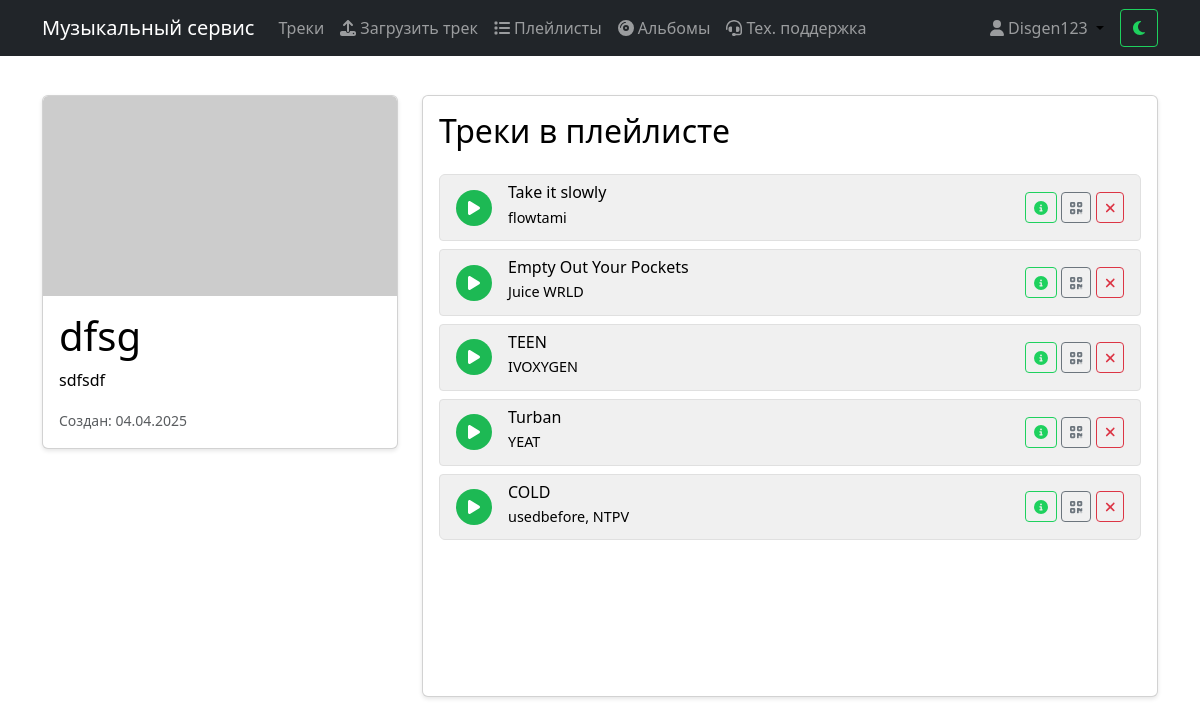
/playlists/4/ (signed in), run on an earlier commit of the app's database.
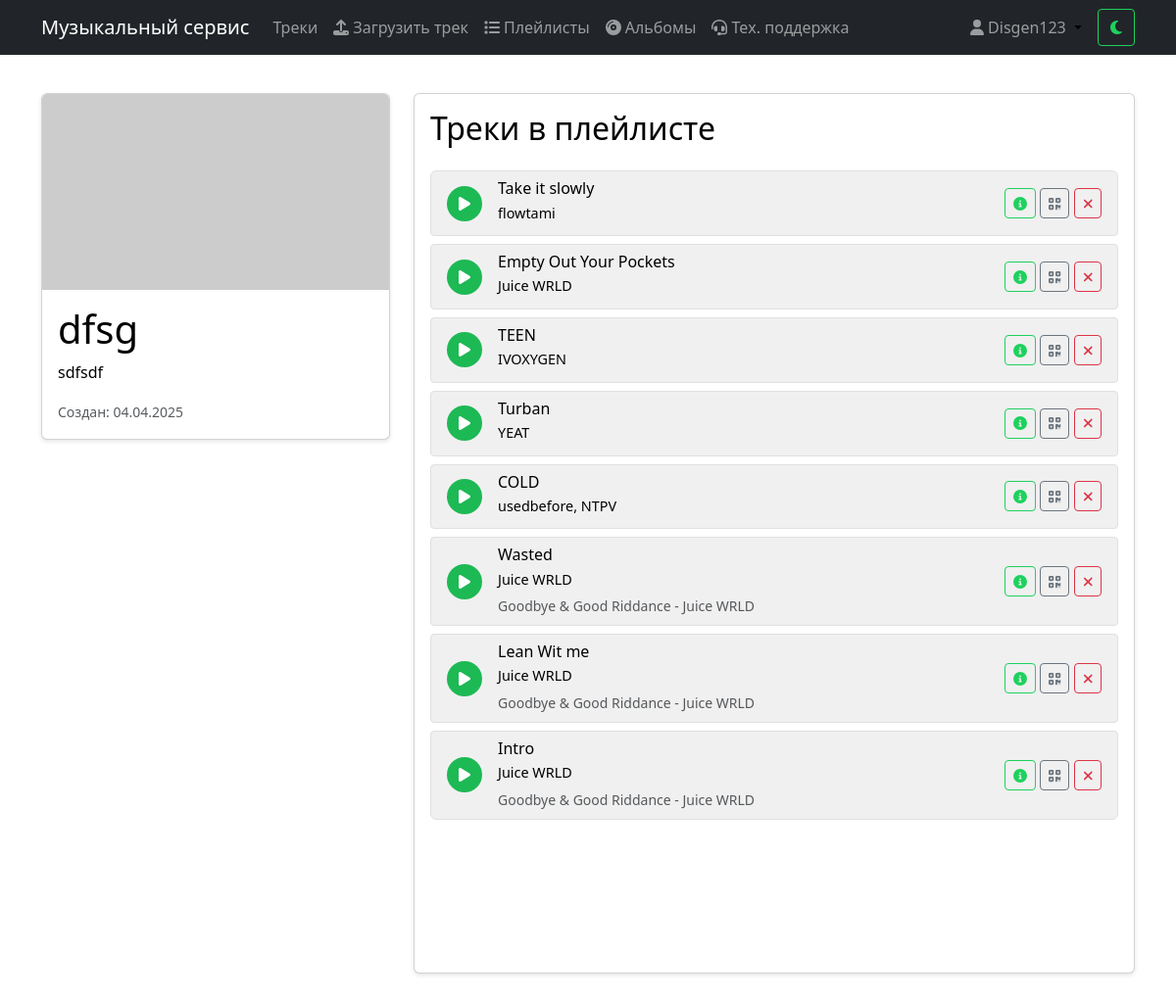
And on a later commit of the database.
### music/models.py (models this page shows, shortened)
class PlaylistTrack(models.Model):
    playlist = models.ForeignKey(Playlist, on_delete=models.CASCADE, verbose_name='Плейлист')
    track = models.ForeignKey(Track, on_delete=models.CASCADE, verbose_name='Трек')
    position = models.PositiveIntegerField(default=0)
    added_at = models.DateTimeField(auto_now_add=True, verbose_name='Дата добавления')
    class Meta:
        verbose_name = 'Трек в плейлисте'
        verbose_name_plural = 'Треки в плейлистах'
        ordering = ['position']
        unique_together = ['playlist', 'track']

class Track(models.Model):
    title = models.CharField(max_length=200, verbose_name='Название')
    artist = models.CharField(max_length=200, verbose_name='Исполнитель')
    album = models.ForeignKey(Album, on_delete=models.CASCADE, related_name='tracks', null=True, blank=True, verbose_name='Альбом')
    track_number = models.PositiveIntegerField(null=True, blank=True, verbose_name='Номер трека')
    audio_file = models.FileField(upload_to='tracks/', validators=[validate_audio_file], null=True, blank=True, verbose_name='Аудио файл')
    cover = models.ImageField(upload_to='covers/', null=True, blank=True, verbose_name='Обложка')
    duration = models.DurationField(null=True, blank=True, verbose_name='Длительность')
    play_count = models.PositiveIntegerField(default=0, verbose_name='Количество прослушиваний')
    user = models.ForeignKey(User, on_delete=models.CASCADE, null=True, blank=True, verbose_name='Пользователь')
    created_at = models.DateTimeField(auto_now_add=True, verbose_name='Дата создания')
    is_approved = models.BooleanField(default=False, verbose_name='Одобрен')
    moderation_comment = models.TextField(null=True, blank=True, verbose_name='Комментарий модератора')
    is_explicit = models.BooleanField(default=False, verbose_name='Есть цензура')
    class Meta:
        verbose_name = 'Трек'
        verbose_name_plural = 'Треки'
        ordering = ['album', 'track_number', '-created_at']

class Album(models.Model):
    title = models.CharField(max_length=200, verbose_name='Название')
    artist = models.CharField(max_length=200, verbose_name='Исполнитель')
    cover = models.ImageField(upload_to='album_covers/', null=True, blank=True, verbose_name='Обложка')
    release_date = models.DateField(verbose_name='Дата выпуска')
    description = models.TextField(blank=True, verbose_name='Описание')
    user = models.ForeignKey(User, on_delete=models.CASCADE, verbose_name='Пользователь')
    created_at = models.DateTimeField(auto_now_add=True, verbose_name='Дата создания')
    class Meta:
        verbose_name = 'Альбом'
        verbose_name_plural = 'Альбомы'
        ordering = ['-created_at']
    def __str__(self):
        return f'{self.title} - {self.artist}'

### music/views.py (the view)
# urls.py: path('playlists/<int:pk>/', views.playlist_detail, name='playlist_detail'),
@login_required
def playlist_detail(request, pk):
    playlist = get_object_or_404(Playlist, pk=pk, user=request.user)
    return render(request, 'music/playlist_detail.html', {'playlist': playlist})

### music/context_processors.py (called while the page is built)
def pending_tracks_count(request):
    if request.user.is_authenticated and request.user.is_superuser:
        return {'pending_tracks_count': Track.objects.filter(is_approved=False).count()}
    return {'pending_tracks_count': 0}

def support_tickets_count(request):
    if request.user.is_authenticated and request.user.is_superuser:
        unread_count = SupportMessage.objects.filter(
            ticket__status__in=['open', 'in_progress'],
            is_read=False
        ).exclude(user=request.user).count()
    else:
        unread_count = 0
    return {'unread_tickets_count': unread_count}

### templates/music/playlist_detail.html (shortened to what the changed rows need)
{% extends 'base.html' %}
{% load crispy_forms_tags %}
{% load static %}
{% load music_filters %}
{% block content %}
<div class="row">
    <div class="col-md-4">
        <div class="card">
            <div class="card-body">
                <h1 class="card-title">{{ playlist.name }}</h1>
            </div>
        </div>
    </div>
    <div class="col-md-8">
        <div class="card">
            <div class="card-body">
                <h2 class="card-title mb-4">Треки в плейлисте</h2>
                {% if playlist.playlisttrack_set.all %}
                <div class="list-group tracks-container">
                    {% for playlist_track in playlist.playlisttrack_set.all %}
                    <div class="list-group-item track-item"
                         data-track-id="{{ playlist_track.track.pk }}"
                         data-audio-url="{{ playlist_track.track.audio_file.url }}"
                         data-title="{{ playlist_track.track.title }}"
                         data-artist="{{ playlist_track.track.artist }}"
                         data-cover="{% if playlist_track.track.cover %}{{ playlist_track.track.cover.url }}{% else %}https://via.placeholder.com/50{% endif %}">
                        <div class="d-flex justify-content-between align-items-center">
                            <div class="d-flex align-items-center">
                                <div class="play-button me-3" onclick="playTrack('{{ playlist_track.track.audio_file.url }}', '{{ playlist_track.track.title }}', '{{ playlist_track.track.artist }}', '{% if playlist_track.track.cover %}{{ playlist_track.track.cover.url }}{% else %}https://via.placeholder.com/50{% endif %}', {{ playlist_track.track.pk }})">
                                    <i class="fas fa-play"></i>
                                </div>
                                <div>
                                    <h5 class="mb-1">{{ playlist_track.track.title }}</h5>
                                    <p class="mb-1">{{ playlist_track.track.artist }}</p>
                                    {% if playlist_track.track.album %}
                                    <small class="text-muted">{{ playlist_track.track.album }}</small>
                                    {% endif %}
                                </div>
                            </div>
                            <div>
                                <a href="{% url 'music:track_detail' playlist_track.track.pk %}" class="btn btn-sm btn-outline-primary">
                                    <i class="fas fa-info-circle"></i>
                                </a>
                                <a href="{% url 'music:generate_qr' playlist_track.track.pk %}" class="btn btn-sm btn-outline-secondary">
                                    <i class="fas fa-qrcode"></i>
                                </a>
                                {% if user == playlist.user %}
                                <button class="btn btn-sm btn-outline-danger" onclick="removeFromPlaylist({{ playlist_track.track.pk }}, {{ playlist.pk }})">
                                    <i class="fas fa-times"></i>
                                </button>
                                {% endif %}
                            </div>
                        </div>
                    </div>
                    {% endfor %}
                </div>
                {% else %}
                <div class="alert alert-info">
                    В плейлисте пока нет треков. Добавьте свой первый трек!
                </div>
                {% endif %}
            </div>
        </div>
    </div>
</div>
{% endblock %}

What changed in the data, as far as the page shows it:
added PlaylistTrack: track "Wasted", track.artist "Juice WRLD", track.album "Goodbye & Good Riddance - Juice WRLD"
added PlaylistTrack: track "Lean Wit me", track.artist "Juice WRLD", track.album "Goodbye & Good Riddance - Juice WRLD"
added PlaylistTrack: track "Intro", track.artist "Juice WRLD", track.album "Goodbye & Good Riddance - Juice WRLD"
